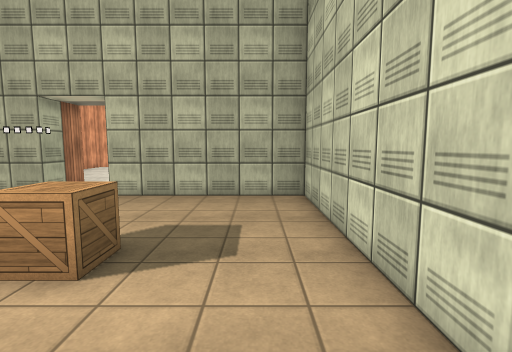
[1] (above)

16 first-person views from a walk through a Unity game level. The camera is 1.5 m above the floor, tilts 6° down and sees 85° across. The floor is counted in squares, 1 m on a side. Each view is taken from the middle of a square. On the plan, view 1 faces up. The plan holds only what a view shows up to about 14 squares ahead; the rest is blank. The place goes on beyond the plan. The player character is not drawn. Some animated figures are left out. Surface patterns are stand-ins for the level's own textures.

[2]
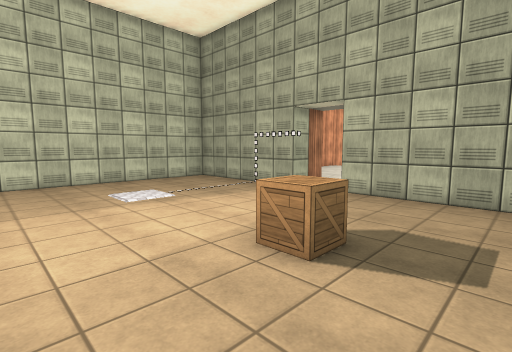

[3]
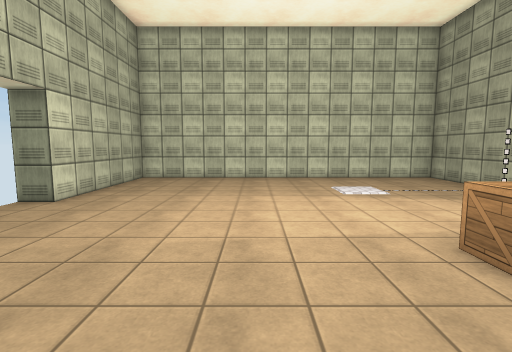

[4]
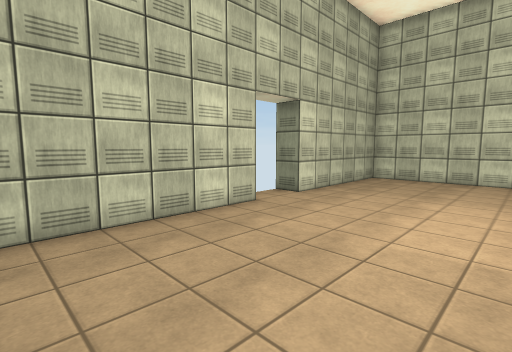

[5]
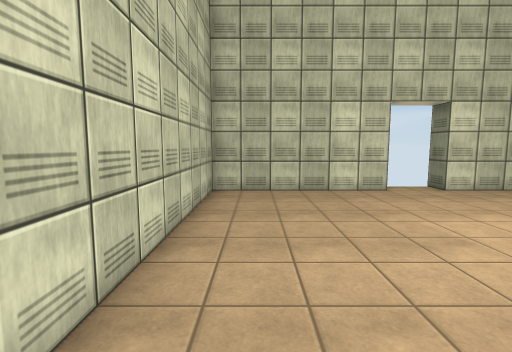

[6]
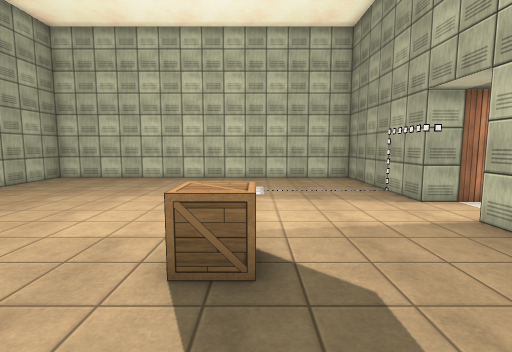

[7]
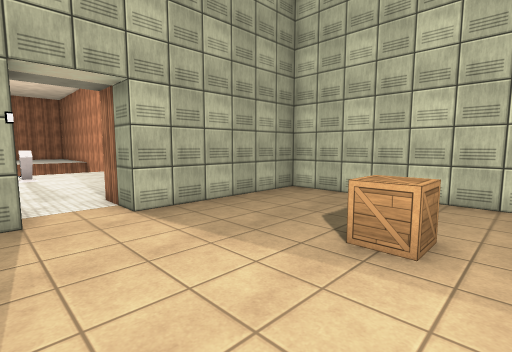

[8]
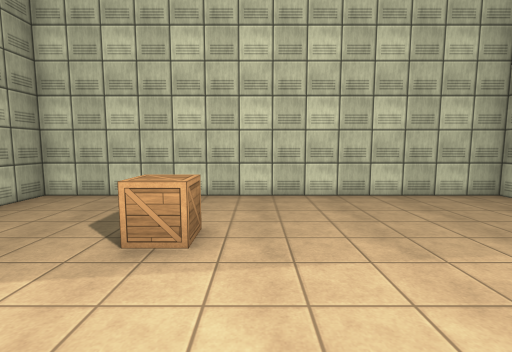

[9]
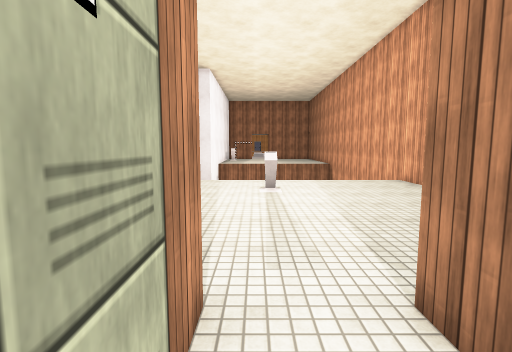

[10]
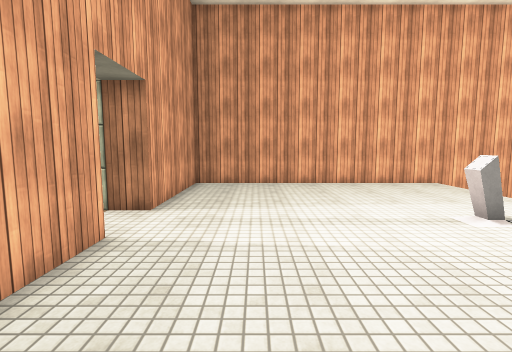

[11]
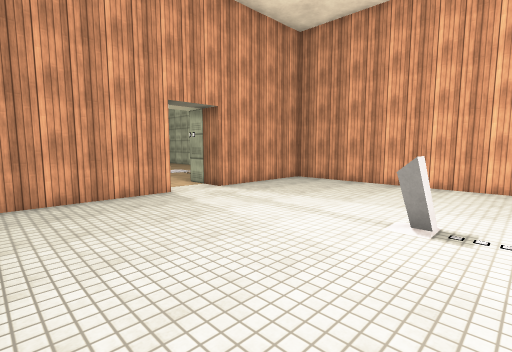

[12]
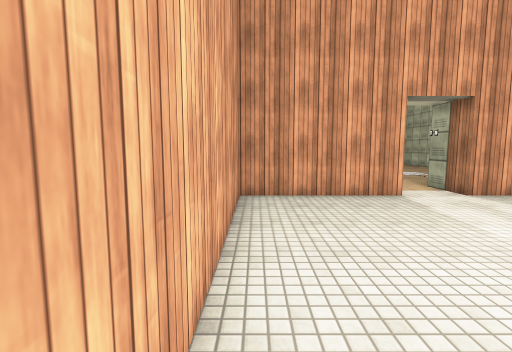

[13]
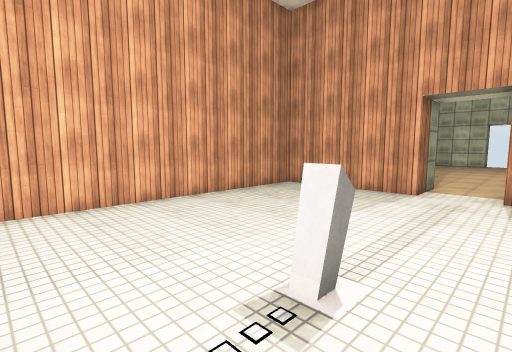

[14]
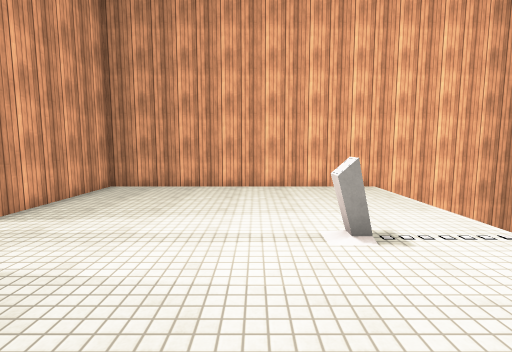

[15]
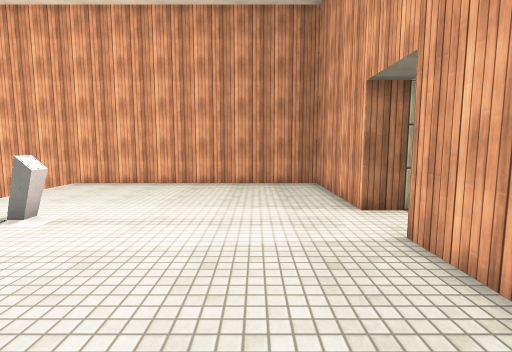

[16]
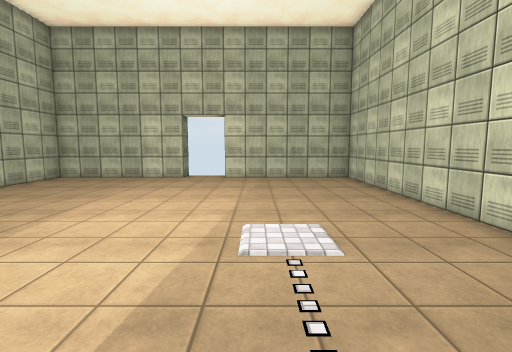

### Floor plan
Points are (right, up) in squares from view 1. A wall is a line through its corners. A room is listed if a view was taken in it or the views show most of it. See-through windows are left out.
Room 1 (views 1, 2, 3, 4, 5, 6, 7, 8, 9, 16)
walls: (-4.5, -6) (-4.5, -5.5) (1.5, -5.5) (1.5, 8.5) (-4.5, 8.5) (-4.5, 10.5); (-6.5, 10.5) (-6.5, 8.5) (-12.5, 8.5) (-12.5, -5.5) (-6.5, -5.5) (-6.5, -6.5)
ways out: opening at (-5.5, 9.5) to room 2
objects: box (-3, 3) to (-2, 4)
Room 2 (views 10, 11, 12, 13, 14, 15)
walls: (-11.5, 20.5) (-11.5, 10.5) (-6.5, 10.5); (-4.5, 10.5) (0.5, 10.5) (0.5, 23.5)
ways out: opening at (-5.5, 9.5) to room 1
objects: other object (-6, 18)

Where each view was taken, in squares from view 1:
view 1: 0 up, 0 right, facing up
view 2: 0 up, 0 right, facing up-left
view 3: 0 up, 1 right, facing left
view 4: 0 up, 1 right, facing down-left
view 5: 4 up, 0 right, facing down
view 6: 4 up, 1 right, facing left
view 7: 2 up, 7 left, facing up-right
view 8: 2 up, 7 left, facing right
view 9: 8 up, 6 left, facing up
view 10: 13 up, 0 right, facing left
view 11: 19 up, 0 right, facing down-left
view 12: 19 up, 0 right, facing down
view 13: 20 up, 7 left, facing down-right
view 14: 16 up, 1 left, facing left
view 15: 13 up, 11 left, facing right
view 16: 8 up, 8 left, facing down
